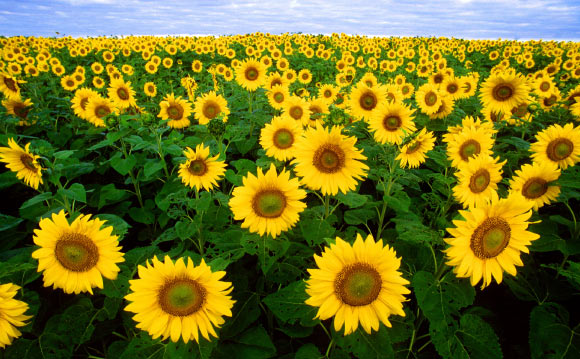
#> input picture Image Processing/img/Sunflowers.jpg, 580 x 359 px, found by its file name
$ jupyter execute --allow-errors 'Image Pixelisation.ipynb'
#> lines starting #> are read from the running program, lines starting #| are printed output that depends on the picture
[cell 1]
import cv2
import numpy as np
import matplotlib.pyplot as plt

[cell 2]
img=cv2.imread("../img/sunflowers.jpg")
#> img is the input picture: shape (359, 580, 3); mean B, G, R 33.5, 114.1, 115.8

[cell 3]
plt.figure(figsize=(14, 5))
# BGR to RGB [..., ::-1]
plt.imshow(img[..., ::-1])
plt.show()

[cell 4]
h,w=img.shape[:2]
#> h = 359; w = 580
print(w,h)
#| 580 359

[cell 5]
pixel_size=10
new_w,new_h=(w//pixel_size,h//pixel_size)
#> new_w = 58; new_h = 35
print(new_w,new_h)
#| 58 35

[cell 6]
img_temp=cv2.resize(img,(new_w,new_h),interpolation=cv2.INTER_LINEAR)
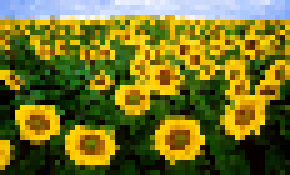
#> img_temp: shape (35, 58, 3) (shown 5 times larger); mean B, G, R 34.1, 114, 115.6

plt.figure(figsize=(14, 5))
# BGR to RGB [..., ::-1]
plt.imshow(img_temp[..., ::-1])
plt.show()

[cell 7]
newImg=cv2.resize(img_temp,(w,h),interpolation=cv2.INTER_NEAREST)
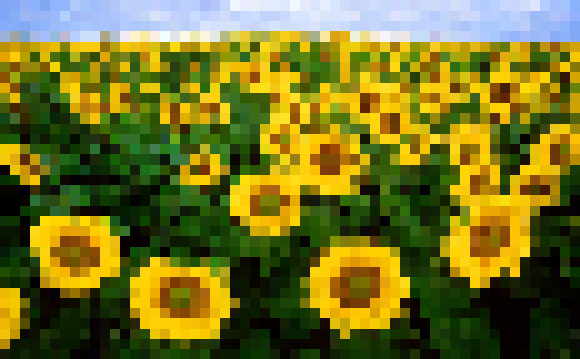
#> newImg: shape (359, 580, 3); mean B, G, R 34.7, 114.3, 115.9


plt.figure(figsize=(14, 5))
# BGR to RGB [..., ::-1]
plt.imshow(newImg[..., ::-1])
plt.show()

[cell 8]
def pixelisation(img,pixel_size):
    h,w=img.shape[:2]
    new_w,new_h=(w//pixel_size,h//pixel_size)
    img_temp=cv2.resize(img,(new_w,new_h),interpolation=cv2.INTER_LINEAR)
    newImg=cv2.resize(img_temp,(w,h),interpolation=cv2.INTER_NEAREST)
    return newImg

[cell 9]
dog=cv2.imread("../img/dog.jpg")
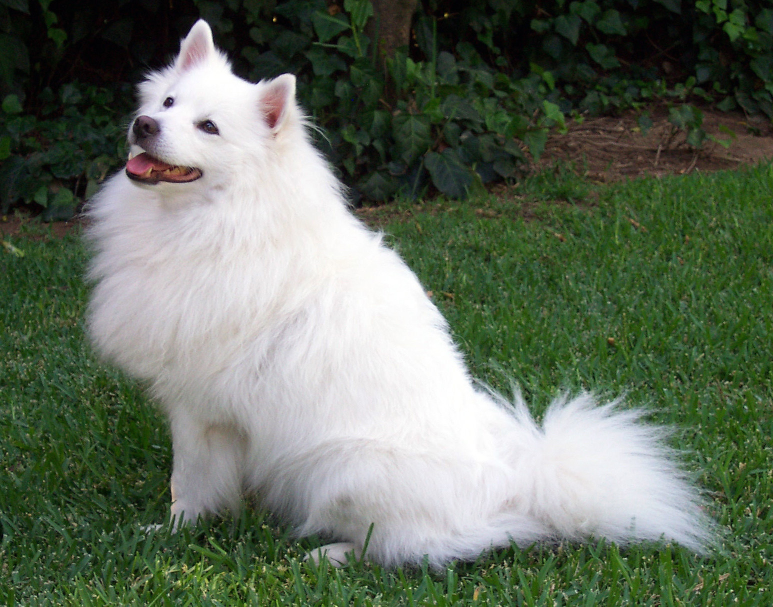
#> input picture Image Processing/img/dog.jpg, 1546 x 1213 px (shown at 1/2 size)
#> dog is the input picture: shape (1213, 1546, 3); mean B, G, R 93.8, 110, 99.1
pixelDog=pixelisation(dog,30)
#> in pixelisation, `img_temp=cv2.resize(img,(new_w,new_h),interpolation=cv2.INTER_LINEAR)`:
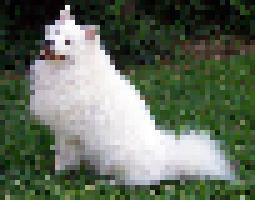
#> img_temp: shape (40, 51, 3) (shown 5 times larger); mean B, G, R 93.9, 109.9, 99.2
#> in pixelisation, `newImg=cv2.resize(img_temp,(w,h),interpolation=cv2.INTER_NEAREST)`:
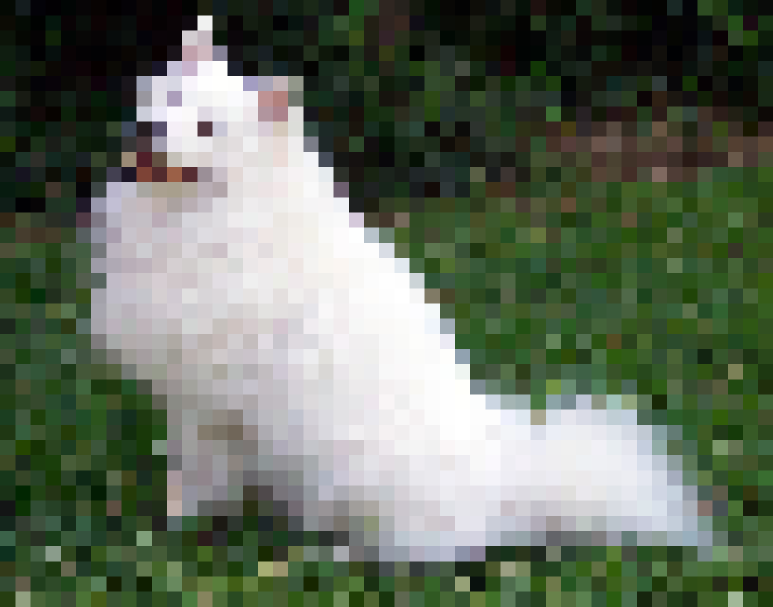
#> newImg: shape (1213, 1546, 3) (shown at 1/2 size); mean B, G, R 93.9, 109.8, 99.2
plt.figure(figsize=(14, 5))
plt.subplot(1,2,1)
plt.imshow(dog[...,::-1])
plt.subplot(1,2,2)
plt.imshow(pixelDog[...,::-1])
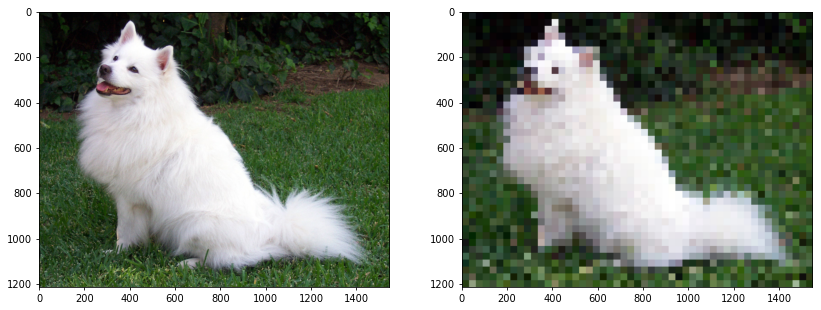
#> figure drawn by matplotlib, 2 panels

[cell 10]
aybu=cv2.imread("../img/AYBU_Logo.png")
#> (the rest of this cell did not finish here and is left out)
